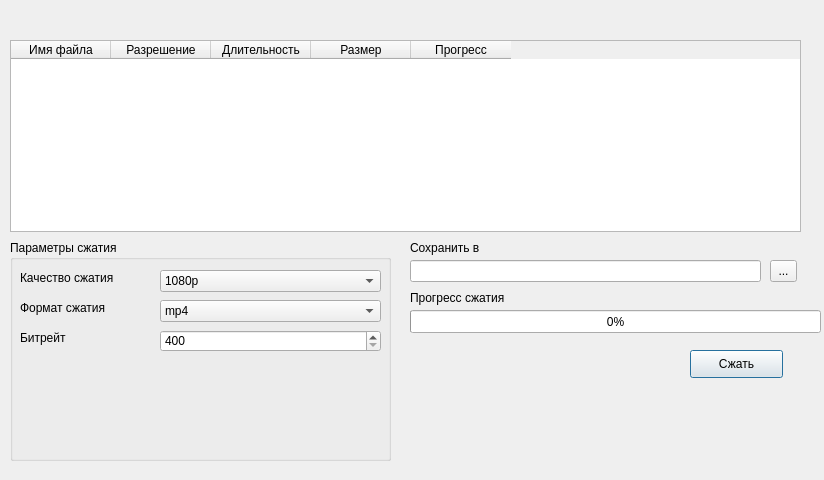
<?xml version="1.0" encoding="UTF-8"?>
<ui version="4.0">
 <class>Compressor</class>
 <widget class="QDialog" name="Compressor">
  <property name="geometry">
   <rect>
    <x>0</x>
    <y>0</y>
    <width>824</width>
    <height>480</height>
   </rect>
  </property>
  <property name="windowTitle">
   <string>Dialog</string>
  </property>
  <widget class="QTableWidget" name="tableWidget">
   <property name="geometry">
    <rect>
     <x>10</x>
     <y>40</y>
     <width>791</width>
     <height>192</height>
    </rect>
   </property>
   <property name="minimumSize">
    <size>
     <width>791</width>
     <height>0</height>
    </size>
   </property>
   <property name="sortingEnabled">
    <bool>false</bool>
   </property>
   <attribute name="horizontalHeaderCascadingSectionResizes">
    <bool>false</bool>
   </attribute>
   <attribute name="horizontalHeaderStretchLastSection">
    <bool>false</bool>
   </attribute>
   <attribute name="verticalHeaderCascadingSectionResizes">
    <bool>false</bool>
   </attribute>
   <attribute name="verticalHeaderStretchLastSection">
    <bool>false</bool>
   </attribute>
   <column>
    <property name="text">
     <string>Имя файла</string>
    </property>
   </column>
   <column>
    <property name="text">
     <string>Разрешение</string>
    </property>
   </column>
   <column>
    <property name="text">
     <string>Длительность</string>
    </property>
   </column>
   <column>
    <property name="text">
     <string>Размер</string>
    </property>
   </column>
   <column>
    <property name="text">
     <string>Прогресс</string>
    </property>
   </column>
  </widget>
  <widget class="QProgressBar" name="progressBar">
   <property name="geometry">
    <rect>
     <x>410</x>
     <y>310</y>
     <width>411</width>
     <height>23</height>
    </rect>
   </property>
   <property name="value">
    <number>0</number>
   </property>
  </widget>
  <widget class="QLabel" name="labeprogressLabel">
   <property name="geometry">
    <rect>
     <x>410</x>
     <y>290</y>
     <width>121</width>
     <height>16</height>
    </rect>
   </property>
   <property name="text">
    <string>Прогресс сжатия</string>
   </property>
  </widget>
  <widget class="QToolButton" name="pathToolButton">
   <property name="geometry">
    <rect>
     <x>770</x>
     <y>260</y>
     <width>27</width>
     <height>22</height>
    </rect>
   </property>
   <property name="text">
    <string>...</string>
   </property>
  </widget>
  <widget class="QLineEdit" name="pathEdit">
   <property name="geometry">
    <rect>
     <x>410</x>
     <y>260</y>
     <width>351</width>
     <height>22</height>
    </rect>
   </property>
  </widget>
  <widget class="QLabel" name="pathLabel">
   <property name="geometry">
    <rect>
     <x>410</x>
     <y>240</y>
     <width>121</width>
     <height>16</height>
    </rect>
   </property>
   <property name="text">
    <string>Сохранить в</string>
   </property>
  </widget>
  <widget class="QGroupBox" name="settingGroupBox">
   <property name="geometry">
    <rect>
     <x>10</x>
     <y>240</y>
     <width>381</width>
     <height>221</height>
    </rect>
   </property>
   <property name="title">
    <string>Параметры сжатия</string>
   </property>
   <widget class="QLabel" name="qualityLabel">
    <property name="geometry">
     <rect>
      <x>10</x>
      <y>30</y>
      <width>141</width>
      <height>16</height>
     </rect>
    </property>
    <property name="text">
     <string>Качество сжатия</string>
    </property>
   </widget>
   <widget class="QComboBox" name="comboBox">
    <property name="geometry">
     <rect>
      <x>150</x>
      <y>60</y>
      <width>221</width>
      <height>22</height>
     </rect>
    </property>
    <item>
     <property name="text">
      <string>mp4</string>
     </property>
    </item>
    <item>
     <property name="text">
      <string>webm</string>
     </property>
    </item>
    <item>
     <property name="text">
      <string>mp3</string>
     </property>
    </item>
    <item>
     <property name="text">
      <string>ogv</string>
     </property>
    </item>
   </widget>
   <widget class="QLabel" name="formaLabel">
    <property name="geometry">
     <rect>
      <x>10</x>
      <y>60</y>
      <width>111</width>
      <height>16</height>
     </rect>
    </property>
    <property name="text">
     <string>Формат сжатия</string>
    </property>
   </widget>
   <widget class="QComboBox" name="comboBox_2">
    <property name="geometry">
     <rect>
      <x>150</x>
      <y>30</y>
      <width>221</width>
      <height>22</height>
     </rect>
    </property>
    <item>
     <property name="text">
      <string>1080p</string>
     </property>
    </item>
    <item>
     <property name="text">
      <string>720p</string>
     </property>
    </item>
    <item>
     <property name="text">
      <string>576p</string>
     </property>
    </item>
    <item>
     <property name="text">
      <string>460p</string>
     </property>
    </item>
   </widget>
   <widget class="QLabel" name="bitrateLabel">
    <property name="geometry">
     <rect>
      <x>10</x>
      <y>90</y>
      <width>55</width>
      <height>16</height>
     </rect>
    </property>
    <property name="text">
     <string>Битрейт</string>
    </property>
   </widget>
   <widget class="QSpinBox" name="spinBox">
    <property name="geometry">
     <rect>
      <x>150</x>
      <y>90</y>
      <width>221</width>
      <height>22</height>
     </rect>
    </property>
    <property name="minimum">
     <number>400</number>
    </property>
    <property name="maximum">
     <number>16000</number>
    </property>
   </widget>
  </widget>
  <widget class="QPushButton" name="pushButton">
   <property name="geometry">
    <rect>
     <x>690</x>
     <y>350</y>
     <width>93</width>
     <height>28</height>
    </rect>
   </property>
   <property name="text">
    <string>Сжать</string>
   </property>
  </widget>
 </widget>
 <resources/>
 <connections/>
</ui>
